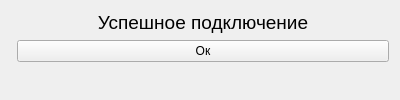
<?xml version="1.0" encoding="UTF-8"?>
<ui version="4.0">
 <class>Form</class>
 <widget class="QWidget" name="Form">
  <property name="enabled">
   <bool>true</bool>
  </property>
  <property name="geometry">
   <rect>
    <x>0</x>
    <y>0</y>
    <width>400</width>
    <height>100</height>
   </rect>
  </property>
  <property name="sizePolicy">
   <sizepolicy hsizetype="Fixed" vsizetype="Fixed">
    <horstretch>0</horstretch>
    <verstretch>0</verstretch>
   </sizepolicy>
  </property>
  <property name="minimumSize">
   <size>
    <width>400</width>
    <height>100</height>
   </size>
  </property>
  <property name="maximumSize">
   <size>
    <width>400</width>
    <height>100</height>
   </size>
  </property>
  <property name="windowTitle">
   <string>Form</string>
  </property>
  <layout class="QFormLayout" name="formLayout">
   <item row="0" column="1">
    <widget class="QLabel" name="label">
     <property name="font">
      <font>
       <pointsize>14</pointsize>
      </font>
     </property>
     <property name="text">
      <string>Успешное подключение</string>
     </property>
     <property name="alignment">
      <set>Qt::AlignmentFlag::AlignCenter</set>
     </property>
    </widget>
   </item>
   <item row="1" column="1">
    <widget class="QPushButton" name="PB_Exit">
     <property name="text">
      <string>Ок</string>
     </property>
    </widget>
   </item>
  </layout>
 </widget>
 <resources/>
 <connections/>
</ui>
